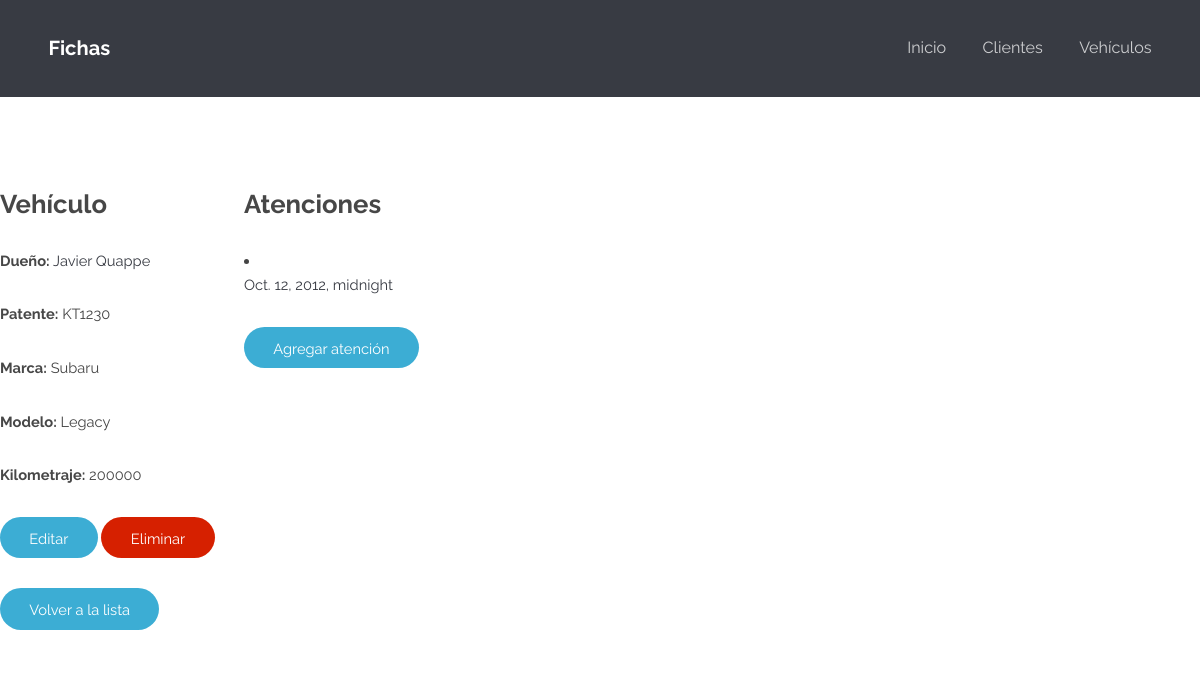
Page /fichas/vehiculos/1/ on the earlier database version.
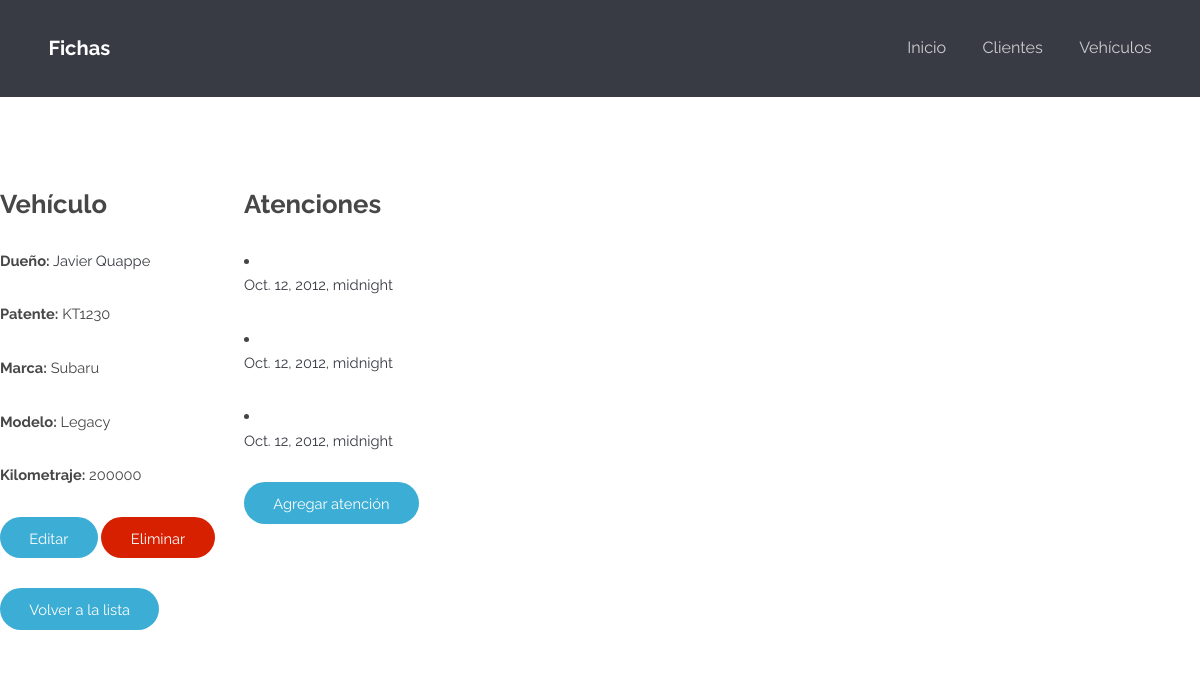
Same page on the later database version.
### fichas/models.py (models this page shows, shortened)
class Atencion(models.Model):
	id_vehiculo		= models.ForeignKey('Vehiculo', on_delete=models.CASCADE, verbose_name='Vehículo')
	fecha_entrada	= models.DateTimeField()
	fecha_salida	= models.DateTimeField(blank=True)
	observaciones	= models.CharField(blank=True, max_length=500)

### fichas/views.py (the view)
# urls.py: path('vehiculos/<int:id>/', vehiculo_detail_view, name='vehiculo-detail'),
def vehiculo_detail_view(request, id):
	obj = get_object_or_404(Vehiculo, id=id)
	atenciones = Atencion.objects.all().filter(id_vehiculo=id)
	context = {
		"object": obj,
		"atenciones_list": atenciones
	}
	return render(request, "vehiculos/vehiculo_detail.html", context)

### fichas/models.py (called while the page is built)
	def get_absolute_url(self):
		return reverse("fichas:cliente-detail", kwargs={"id": self.id})

### fichas/templates/vehiculos/vehiculo_detail.html
{% extends 'fichas/base.html' %}
{% block content %}
<div class="row">
	<div class="column">
		<h2> Vehículo </h2>
		<p> <b>Dueño:</b> <a href = '{{ object.id_cliente.get_absolute_url }}' > {{ object.id_cliente.nombre }} </a> </p>
		<p> <b>Patente:</b> {{ object.patente }} </p>
		<p> <b>Marca:</b> {{ object.marca }} </p>
		<p> <b>Modelo:</b> {{ object.modelo }} </p>
		<p> <b>Kilometraje:</b> {{ object.kilometraje }} </p>
		<p><input type="button" onclick="location.href='./editar/';" value="Editar" /> <input type="button" class="red" onclick="location.href='./eliminar/';" value="Eliminar" /></p>
		<p><input type="button" onclick="location.href='../';" value="Volver a la lista" /></p>
	</div>
	<div class="column">
		<h2> Atenciones </h2>
		{% if atenciones_list %}
			{% for instance in atenciones_list %}
				<li>
					<p><a href='./atenciones/{{ instance.id }}'>{{ instance.fecha_entrada }}</a></p>
				</li>
			{% endfor %}
		{% else %}
			<p>Este vehículo no tiene atenciones.</p>
		{% endif %}
		<p><input type="button" onclick="location.href='./atenciones/crear/';" value="Agregar atención" /></p>
	</div>
</div>
{% endblock %}

Differences in the rows shown:
added Atencion: fecha_entrada "Oct. 12, 2012, midnight"
added Atencion: fecha_entrada "Oct. 12, 2012, midnight"
